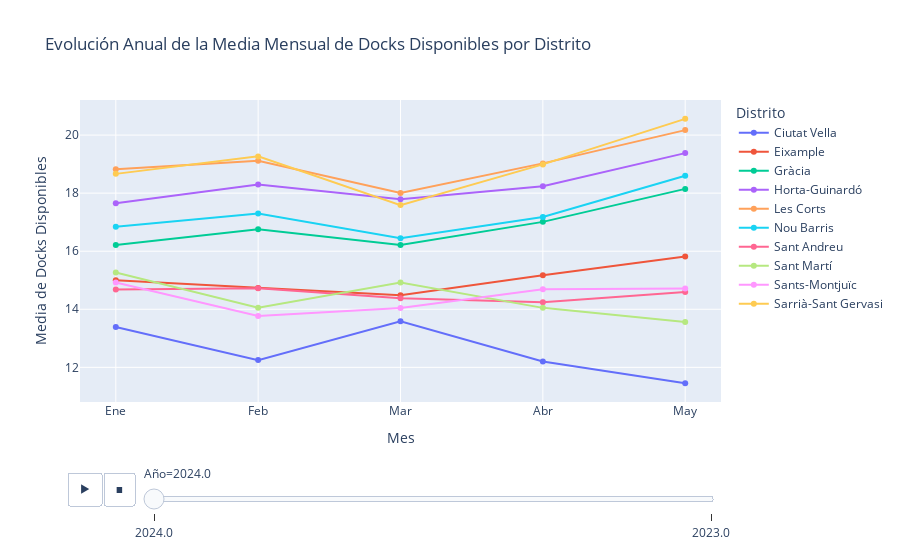

Notebook source saved alongside this figure:
### Code cell
import pandas as pd
import geopandas as gpd
import plotly.express as px
import fiona

try:
    districts = gpd.read_file(distritos_geojson)
except fiona.errors.DriverError:
    print(f"Error: No se pudo abrir el archivo {distritos_geojson}. Asegúrate de que sea un GeoJSON válido.")
    exit()

# Asegúrate de usar el sistema de coordenadas WGS84 (EPSG:4326)
districts = districts.to_crs('EPSG:4326')

# Extraer latitud y longitud de las estaciones únicas
estaciones_unicas = Info_bicing_csv[['station_id', 'lat', 'lon']].drop_duplicates(subset=['station_id']).copy()
estaciones_unicas['station_id'] = estaciones_unicas['station_id'].astype(int) # Asegurar tipo entero

# Crear GeoDataFrame para las estaciones
estaciones_unicas_gdf = gpd.GeoDataFrame(estaciones_unicas, geometry=gpd.points_from_xy(estaciones_unicas.lon, estaciones_unicas.lat), crs="EPSG:4326")

# Realizar la unión espacial para asignar cada estación a un distrito
estaciones_con_distrito = gpd.sjoin(estaciones_unicas_gdf, districts[['NOM', 'geometry']], how="inner", predicate='within')
estaciones_con_distrito = estaciones_con_distrito[['station_id', 'NOM']].copy()
estaciones_con_distrito['station_id'] = estaciones_con_distrito['station_id'].astype(int) # Asegurar tipo entero

# Calcular la media mensual de docks disponibles por estación y AÑO (desde dataframe_consolidado)
if 'last_updated' in dataframe_consolidado.columns and 'station_id' in dataframe_consolidado.columns and 'num_docks_available' in dataframe_consolidado.columns:
    dataframe_consolidado['timestamp'] = pd.to_datetime(dataframe_consolidado['last_updated'])
    dataframe_consolidado['month'] = dataframe_consolidado['timestamp'].dt.month
    dataframe_consolidado['year'] = dataframe_consolidado['timestamp'].dt.year  # Extraer el año
    dataframe_consolidado['station_id'] = dataframe_consolidado['station_id'].astype(int)

    # Verificar los años únicos en el dataset
    unique_years = dataframe_consolidado['year'].unique()
    print(f"Años únicos encontrados en el dataset: {sorted(unique_years)}")

    monthly_avg_docks_by_station_year = dataframe_consolidado.groupby(['station_id', 'month', 'year'])['num_docks_available'].mean().reset_index()
    monthly_avg_docks_by_station_year.rename(columns={'num_docks_available': 'avg_docks_available'}, inplace=True)

    # Fusionar la media mensual por estación y año con la información del distrito
    monthly_avg_docks_with_district_year = pd.merge(monthly_avg_docks_by_station_year, estaciones_con_distrito, on='station_id', how='left')
    monthly_avg_docks_with_district_year.rename(columns={'NOM': 'Distrito'}, inplace=True)

    # Calcular la media de la media de 'avg_docks_available' por mes, distrito y año
    monthly_avg_docks_by_district_year = monthly_avg_docks_with_district_year.groupby(['Distrito', 'month', 'year'])['avg_docks_available'].mean().reset_index()

    # Crear el gráfico de líneas con animación por año
    fig = px.line(monthly_avg_docks_by_district_year,
                 x='month',
                 y='avg_docks_available',
                 color='Distrito',
                 animation_frame='year',  # Usar 'year' para la animación
                 title='Evolución Anual de la Media Mensual de Docks Disponibles por Distrito',
                 labels={'month': 'Mes', 'avg_docks_available': 'Media de Docks Disponibles', 'Distrito': 'Distrito', 'year': 'Año'},
                 markers=True)

    # Personalizar las marcas del eje x para mostrar nombres de los meses
    fig.update_xaxes(tickvals=list(range(1, 13)),
                     ticktext=['Ene', 'Feb', 'Mar', 'Abr', 'May', 'Jun',
                               'Jul', 'Ago', 'Sep', 'Oct', 'Nov', 'Dic'])

    fig.show()

else:
    print("Error: Asegúrate de que las columnas 'last_updated', 'station_id' y 'num_docks_available' existen en dataframe_consolidado.")

### Figure 1 — Plotly figure (JSON) as saved in the notebook; plotly's stock layout.template omitted (floating-point values rounded to 4 significant figures)
{"data": [{"hovertemplate": "Distrito=Ciutat Vella<br>Año=2024.0<br>Mes=%{x}<br>Media de Docks Disponibles=%{y}<extra></extra>", "legendgroup": "Ciutat Vella", "line": {"color": "#636efa", "dash": "solid"}, "marker": {"symbol": "circle"}, "mode": "lines+markers", "name": "Ciutat Vella", "orientation": "v", "showlegend": true, "type": "scatter", "x": [1.0, 2.0, 3.0, 4.0, 5.0], "xaxis": "x", "y": [13.39, 12.25, 13.59, 12.2, 11.46], "yaxis": "y"}, {"hovertemplate": "Distrito=Eixample<br>Año=2024.0<br>Mes=%{x}<br>Media de Docks Disponibles=%{y}<extra></extra>", "legendgroup": "Eixample", "line": {"color": "#EF553B", "dash": "solid"}, "marker": {"symbol": "circle"}, "mode": "lines+markers", "name": "Eixample", "orientation": "v", "showlegend": true, "type": "scatter", "x": [1.0, 2.0, 3.0, 4.0, 5.0], "xaxis": "x", "y": [15.0, 14.73, 14.48, 15.17, 15.82], "yaxis": "y"}, {"hovertemplate": "Distrito=Gràcia<br>Año=2024.0<br>Mes=%{x}<br>Media de Docks Disponibles=%{y}<extra></extra>", "legendgroup": "Gràcia", "line": {"color": "#00cc96", "dash": "solid"}, "marker": {"symbol": "circle"}, "mode": "lines+markers", "name": "Gràcia", "orientation": "v", "showlegend": true, "type": "scatter", "x": [1.0, 2.0, 3.0, 4.0, 5.0], "xaxis": "x", "y": [16.21, 16.76, 16.22, 17.01, 18.15], "yaxis": "y"}, {"hovertemplate": "Distrito=Horta-Guinardó<br>Año=2024.0<br>Mes=%{x}<br>Media de Docks Disponibles=%{y}<extra></extra>", "legendgroup": "Horta-Guinardó", "line": {"color": "#ab63fa", "dash": "solid"}, "marker": {"symbol": "circle"}, "mode": "lines+markers", "name": "Horta-Guinardó", "orientation": "v", "showlegend": true, "type": "scatter", "x": [1.0, 2.0, 3.0, 4.0, 5.0], "xaxis": "x", "y": [17.65, 18.3, 17.79, 18.24, 19.38], "yaxis": "y"}, {"hovertemplate": "Distrito=Les Corts<br>Año=2024.0<br>Mes=%{x}<br>Media de Docks Disponibles=%{y}<extra></extra>", "legendgroup": "Les Corts", "line": {"color": "#FFA15A", "dash": "solid"}, "marker": {"symbol": "circle"}, "mode": "lines+markers", "name": "Les Corts", "orientation": "v", "showlegend": true, "type": "scatter", "x": [1.0, 2.0, 3.0, 4.0, 5.0], "xaxis": "x", "y": [18.83, 19.11, 18.0, 19.03, 20.17], "yaxis": "y"}, {"hovertemplate": "Distrito=Nou Barris<br>Año=2024.0<br>Mes=%{x}<br>Media de Docks Disponibles=%{y}<extra></extra>", "legendgroup": "Nou Barris", "line": {"color": "#19d3f3", "dash": "solid"}, "marker": {"symbol": "circle"}, "mode": "lines+markers", "name": "Nou Barris", "orientation": "v", "showlegend": true, "type": "scatter", "x": [1.0, 2.0, 3.0, 4.0, 5.0], "xaxis": "x", "y": [16.84, 17.3, 16.45, 17.18, 18.6], "yaxis": "y"}, {"hovertemplate": "Distrito=Sant Andreu<br>Año=2024.0<br>Mes=%{x}<br>Media de Docks Disponibles=%{y}<extra></extra>", "legendgroup": "Sant Andreu", "line": {"color": "#FF6692", "dash": "solid"}, "marker": {"symbol": "circle"}, "mode": "lines+markers", "name": "Sant Andreu", "orientation": "v", "showlegend": true, "type": "scatter", "x": [1.0, 2.0, 3.0, 4.0, 5.0], "xaxis": "x", "y": [14.69, 14.72, 14.38, 14.25, 14.6], "yaxis": "y"}, {"hovertemplate": "Distrito=Sant Martí<br>Año=2024.0<br>Mes=%{x}<br>Media de Docks Disponibles=%{y}<extra></extra>", "legendgroup": "Sant Martí", "line": {"color": "#B6E880", "dash": "solid"}, "marker": {"symbol": "circle"}, "mode": "lines+markers", "name": "Sant Martí", "orientation": "v", "showlegend": true, "type": "scatter", "x": [1.0, 2.0, 3.0, 4.0, 5.0], "xaxis": "x", "y": [15.27, 14.05, 14.92, 14.05, 13.57], "yaxis": "y"}, {"hovertemplate": "Distrito=Sants-Montjuïc<br>Año=2024.0<br>Mes=%{x}<br>Media de Docks Disponibles=%{y}<extra></extra>", "legendgroup": "Sants-Montjuïc", "line": {"color": "#FF97FF", "dash": "solid"}, "marker": {"symbol": "circle"}, "mode": "lines+markers", "name": "Sants-Montjuïc", "orientation": "v", "showlegend": true, "type": "scatter", "x": [1.0, 2.0, 3.0, 4.0, 5.0], "xaxis": "x", "y": [14.92, 13.77, 14.05, 14.69, 14.72], "yaxis": "y"}, {"hovertemplate": "Distrito=Sarrià-Sant Gervasi<br>Año=2024.0<br>Mes=%{x}<br>Media de Docks Disponibles=%{y}<extra></extra>", "legendgroup": "Sarrià-Sant Gervasi", "line": {"color": "#FECB52", "dash": "solid"}, "marker": {"symbol": "circle"}, "mode": "lines+markers", "name": "Sarrià-Sant Gervasi", "orientation": "v", "showlegend": true, "type": "scatter", "x": [1.0, 2.0, 3.0, 4.0, 5.0], "xaxis": "x", "y": [18.66, 19.27, 17.59, 18.99, 20.56], "yaxis": "y"}], "layout": {"legend": {"title": {"text": "Distrito"}, "tracegroupgap": 0}, "sliders": [{"active": 0, "currentvalue": {"prefix": "Año="}, "len": 0.9, "pad": {"b": 10, "t": 60}, "steps": [{"args": [["2024.0"], {"frame": {"duration": 0, "redraw": false}, "fromcurrent": true, "mode": "immediate", "transition": {"duration": 0, "easing": "linear"}}], "label": "2024.0", "method": "animate"}, {"args": [["2023.0"], {"frame": {"duration": 0, "redraw": false}, "fromcurrent": true, "mode": "immediate", "transition": {"duration": 0, "easing": "linear"}}], "label": "2023.0", "method": "animate"}], "x": 0.1, "xanchor": "left", "y": 0, "yanchor": "top"}], "title": {"text": "Evolución Anual de la Media Mensual de Docks Disponibles por Distrito"}, "updatemenus": [{"buttons": [{"args": [null, {"frame": {"duration": 500, "redraw": false}, "fromcurrent": true, "mode": "immediate", "transition": {"duration": 500, "easing": "linear"}}], "label": "&#9654;", "method": "animate"}, {"args": [[null], {"frame": {"duration": 0, "redraw": false}, "fromcurrent": true, "mode": "immediate", "transition": {"duration": 0, "easing": "linear"}}], "label": "&#9724;", "method": "animate"}], "direction": "left", "pad": {"r": 10, "t": 70}, "showactive": false, "type": "buttons", "x": 0.1, "xanchor": "right", "y": 0, "yanchor": "top"}], "xaxis": {"anchor": "y", "domain": [0, 1], "ticktext": ["Ene", "Feb", "Mar", "Abr", "May", "Jun", "Jul", "Ago", "Sep", "Oct", "Nov", "Dic"], "tickvals": [1, 2, 3, 4, 5, 6, 7, 8, 9, 10, 11, 12], "title": {"text": "Mes"}}, "yaxis": {"anchor": "x", "domain": [0, 1], "title": {"text": "Media de Docks Disponibles"}}}}
